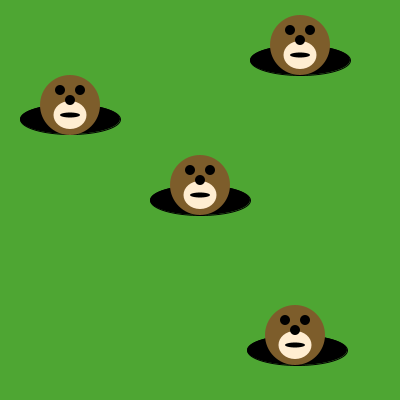
Frame 1 (no input)
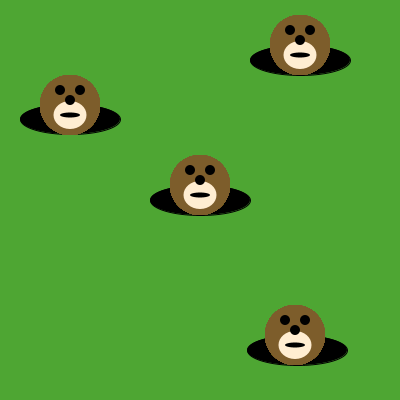
Frame 60 (the mouse pressed at the canvas centre just before this capture)
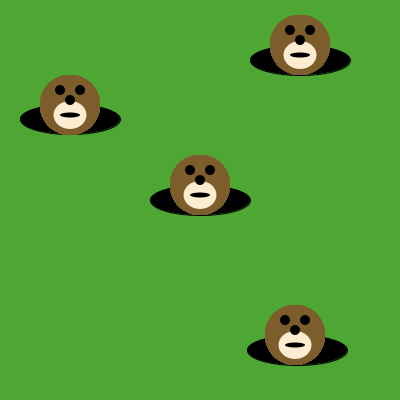
Frame 120 (the mouse held since frame 60 and released just before this capture)

The Processing sketch that drew these frames (run headless with seeded random() and noise(); from frame 60 on, the mouse is pressed at the canvas centre):

// Processing sketch: moles_in_holes
// ── moles_in_holes.pde
/*** When you are done, this program will draw a mole in 
     each of the holes.
***/

void setup() {
     size(400, 400);
     background(78, 166, 51); // green grass
     
     // This code draws the holes. Run the program to see them.
     
     fill(0, 0, 0);
     ellipse(200, 200, 100, 30);
     ellipse(70, 119, 100, 30);
     ellipse(300, 60, 100, 30);
     ellipse(297, 350, 100, 30);
}

void draw() {

/* Write code here that uses the drawMole method to put a mole in each of the holes */
drawMole(70,105);
drawMole(300,45);
drawMole(200,185);
drawMole(295,335);


}

void drawMole(int moleX, int moleY) {
     noStroke();
     fill(125, 93, 43);
     ellipse(moleX, moleY, 60, 60); // face
     fill(255, 237, 209);
     ellipse(moleX, moleY+10, 33, 28); 
     fill(0, 0, 0);
     ellipse(moleX-10, moleY-15, 10, 10); // eyes
     ellipse(moleX+10, moleY-15, 10, 10);
     ellipse(moleX, moleY-5, 10, 10); // nose
     ellipse(moleX, moleY+10, 20, 5); // mouth
}
